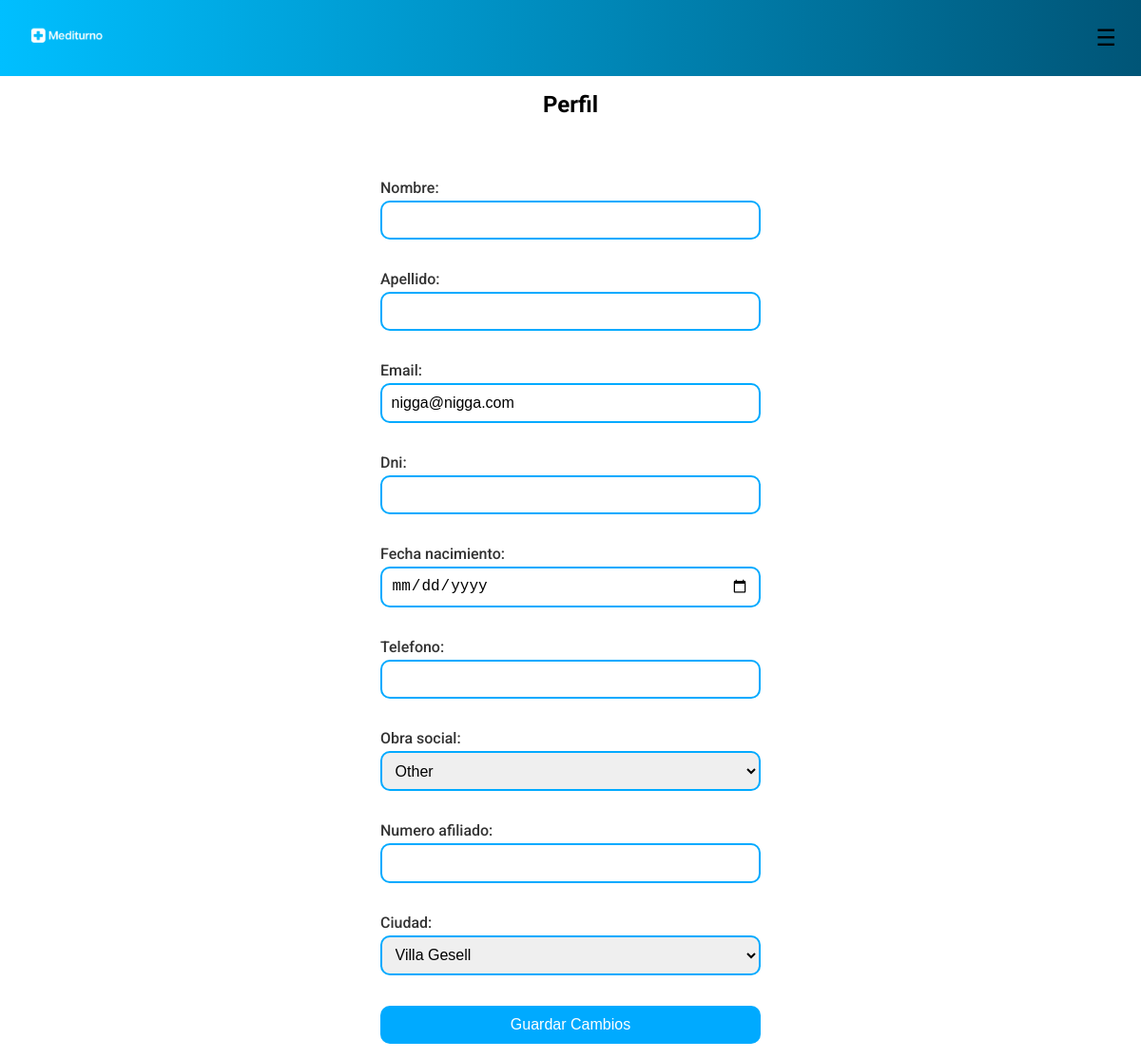
The page /clinic_admin/edit_profile_admin/ (signed in) on the database as committed earlier.
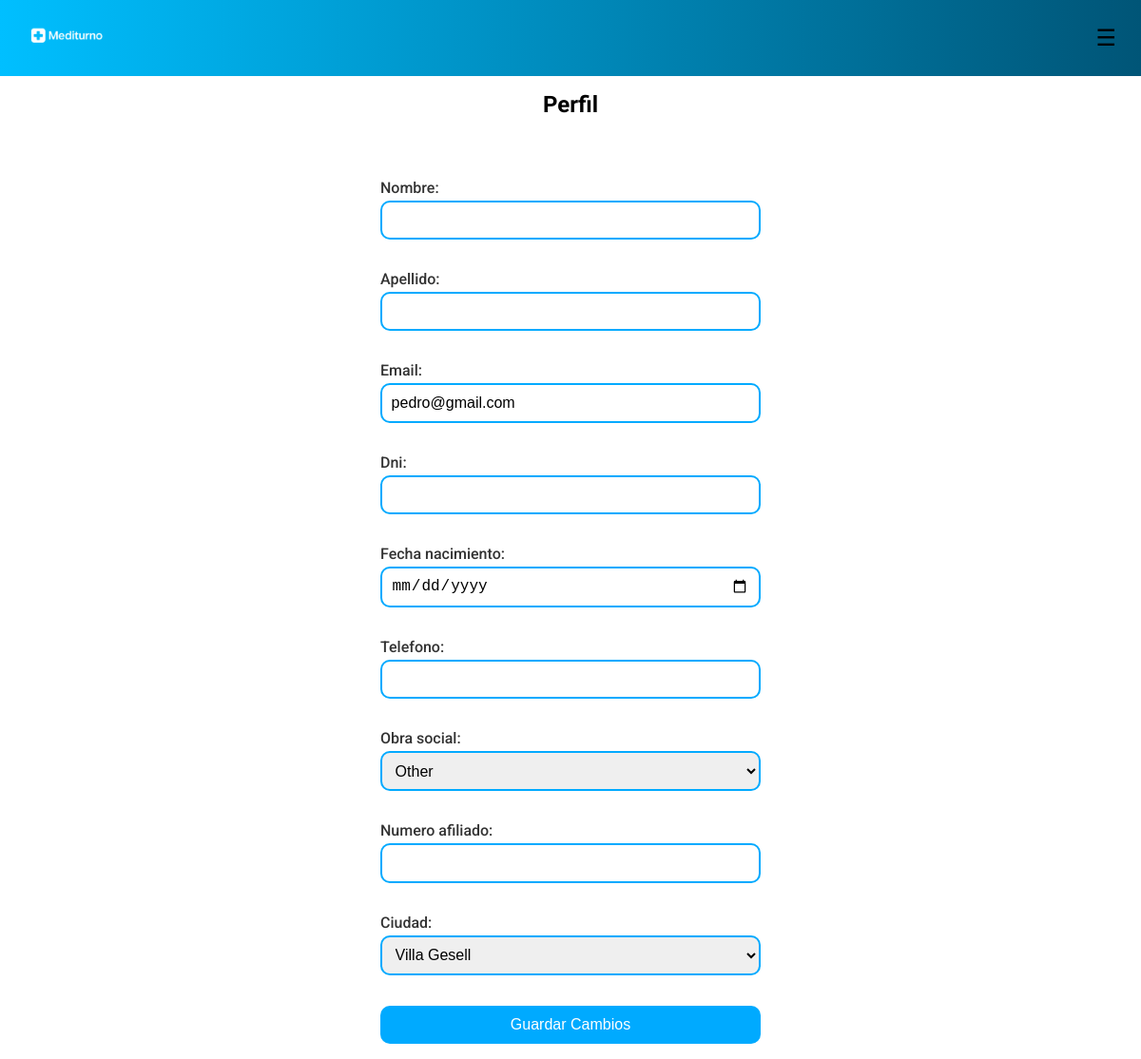
The same page on the database as committed later.
### users/models.py (models this page shows, shortened)
class CustomUser(AbstractUser):
    objects = CustomUserManager()
    USER_TYPES = (
        ('user', 'User'),
        ('medic', 'Medic'),
        ('clinic', 'Clinic'),
    )
    OBRA_SOCIAL_CHOICES = (
        ('osde', 'OSDE'),
        ('swiss_medical', 'Swiss Medical'),
        ('galeno', 'Galeno'),
        ('medife', 'Medifé'),
        ('other', 'Other')
    )
    CIUDAD_CHOICES = (
        ('villa_gesell', 'Villa Gesell'),
        ('pinamar', 'Pinamar'),
        ('madariaga', 'Madariaga'),
    )
    role = models.CharField(max_length=10, choices=USER_TYPES, default='user', blank=True, null=True)
    obra_social = models.CharField(
        max_length=20,
        choices=OBRA_SOCIAL_CHOICES,
        default='other',
        blank=True,
        null=True
    )
    numero_afiliado = models.CharField(
        max_length=20,
        unique=True,
        null=True,
        blank=True,
        validators=[
            RegexValidator(
                regex=r'^\d{8,12}$',
                message="Número de afiliado debe contener entre 8 y 12 dígitos numéricos",
                code='invalid_numero_afiliado'
            )
        ]
    )
    dni = models.CharField(
        max_length=8,
        null=True,
        blank=True,
        validators=[
            RegexValidator(
                regex=r'^\d{8}$',
                message="El DNI debe contener exactamente 8 dígitos numéricos",
                code='invalid_dni'
            )
        ]
    )
    email = models.EmailField(unique=True)
    nombre = models.CharField(max_length=50,blank=True,null=True)
    apellido = models.CharField(max_length=50, blank=True, null=True)
    fecha_nacimiento = models.DateField(validators=[validate_birth_date], blank=True, null=True)
    telefono = models.CharField(
        max_length=15,
        blank=True,
        null=True,
        validators=[
            RegexValidator(
                regex=r'^\+?\d{7,15}$',
                message="El teléfono debe contener entre 7 y 15 dígitos, opcionalmente con un prefijo internacional.",
                code='invalid_telefono'
            )
        ]
    )
    ciudad = models.CharField(
        max_length=50,
        choices=CIUDAD_CHOICES,
        default='villa_gesell',
        blank=True,
        null=True
    )
    direccion = models.CharField(
        max_length=2048,
        blank=True,
        null=True
    )

### clinic_admin/views.py (the view)
# urls.py: path('edit_profile_admin/', views.edit_profile_admin, name='edit_profile_admin'),
@login_required
def edit_profile_admin(request):
    user = request.user
    if request.method == 'POST':
        form = CustomUserUpdateForm(request.POST, instance=user)
        if form.is_valid():
            form.save()
            return redirect("clinic_admin:home_admin")
    else:
        form = CustomUserUpdateForm(instance=user)
    return render(request, 'clinic_admin/edit_profile_admin.html', {'form': form})

### users/forms.py
class CustomUserUpdateForm(forms.ModelForm):
    class Meta:
        model = CustomUser
        fields = [
            'nombre', 'apellido', 'email', 'dni', 'fecha_nacimiento', 'telefono',
            'obra_social', 'numero_afiliado', 'ciudad'
        ]
        widgets = {
            'fecha_nacimiento': forms.DateInput(attrs={'type': 'date'}),
        }

### clinic_admin/templates/clinic_admin/edit_profile_admin.html (shortened to what this page needs)
{% load static %}
<!DOCTYPE html>
<html lang="es">
<head>
    <link rel="stylesheet" href="{% static 'css/editar_perfil.css' %}">
    <link rel="stylesheet" href="{% static 'css/global.css' %}">
    <link rel="stylesheet" href="{% static 'users/css/map.css' %}">
</head>
<body>
    {% include "includes/header_admin.html" %}
    <h2>Perfil</h2>
    <form method="post">
        {{ form.as_p }}
        <button type="submit">Guardar Cambios</button>
    </form>
</body>
</html>

Rows that differ between the two databases and show on the page:
changed CustomUser "Other": email "nigga@nigga.com" → "pedro@gmail.com"
